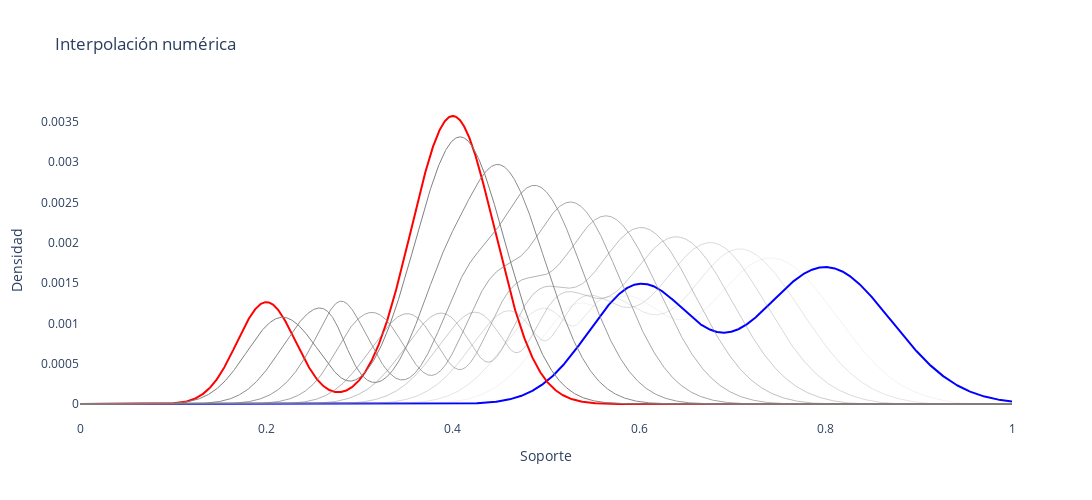

Here is the notebook cell this chart was saved with:
### Markdown cell above
### Interpolación de McCann

### Code cell
def numeric_interpolation(x, y, n_interpol=10):
    
    t = np.linspace(0, 1, num=len(x))
    M = ot.dist(t[:, np.newaxis], t[:, np.newaxis])
    A = np.vstack((x, y)).T

    fig = go.Figure()

    fig.add_trace(go.Scatter(x=t, y=x, mode='lines', line=dict(color='blue'), name='$p_x$'))
    fig.add_trace(go.Scatter(x=t, y=y, mode='lines', line=dict(color='red'), name='$p_y$'))

    for ponderator in np.linspace(0.1, 1, n_interpol):
        ott = ot.barycenter(A, M, 5*1e-4, [1 - ponderator, ponderator])
        fig.add_trace(go.Scatter(x=t, y=ott, mode='lines', line=dict(color='gray', width=1), opacity=ponderator))

    fig.update_layout(
        title='Interpolación numérica',
        xaxis_title='Soporte', yaxis_title='Densidad',
        height=500, width=1200,
        plot_bgcolor='white', paper_bgcolor='white',
        showlegend=False)
    fig.show()
    fig.write_image('images/ot/gmm_interpolation.pdf')

numeric_interpolation(gmm_x, gmm_y)

### Figure 1 — Plotly figure (JSON) as saved in the notebook; plotly's stock layout.template omitted (floating-point values rounded to 4 significant figures; data arrays with more than 128 entries replaced by an {"elided": "..."} marker saying what was removed)
{"data": [{"line": {"color": "blue"}, "mode": "lines", "name": "$p_x$", "type": "scatter", "x": {"elided": "2000 float values"}, "y": {"elided": "2000 float values"}}, {"line": {"color": "red"}, "mode": "lines", "name": "$p_y$", "type": "scatter", "x": {"elided": "2000 float values"}, "y": {"elided": "2000 float values"}}, {"line": {"color": "gray", "width": 1}, "mode": "lines", "opacity": 0.1, "type": "scatter", "x": {"elided": "2000 float values"}, "y": {"elided": "2000 float values"}}, {"line": {"color": "gray", "width": 1}, "mode": "lines", "opacity": 0.2, "type": "scatter", "x": {"elided": "2000 float values"}, "y": {"elided": "2000 float values"}}, {"line": {"color": "gray", "width": 1}, "mode": "lines", "opacity": 0.3, "type": "scatter", "x": {"elided": "2000 float values"}, "y": {"elided": "2000 float values"}}, {"line": {"color": "gray", "width": 1}, "mode": "lines", "opacity": 0.4, "type": "scatter", "x": {"elided": "2000 float values"}, "y": {"elided": "2000 float values"}}, {"line": {"color": "gray", "width": 1}, "mode": "lines", "opacity": 0.5, "type": "scatter", "x": {"elided": "2000 float values"}, "y": {"elided": "2000 float values"}}, {"line": {"color": "gray", "width": 1}, "mode": "lines", "opacity": 0.6, "type": "scatter", "x": {"elided": "2000 float values"}, "y": {"elided": "2000 float values"}}, {"line": {"color": "gray", "width": 1}, "mode": "lines", "opacity": 0.7, "type": "scatter", "x": {"elided": "2000 float values"}, "y": {"elided": "2000 float values"}}, {"line": {"color": "gray", "width": 1}, "mode": "lines", "opacity": 0.8, "type": "scatter", "x": {"elided": "2000 float values"}, "y": {"elided": "2000 float values"}}, {"line": {"color": "gray", "width": 1}, "mode": "lines", "opacity": 0.9, "type": "scatter", "x": {"elided": "2000 float values"}, "y": {"elided": "2000 float values"}}, {"line": {"color": "gray", "width": 1}, "mode": "lines", "opacity": 1, "type": "scatter", "x": {"elided": "2000 float values"}, "y": {"elided": "2000 float values"}}], "layout": {"height": 500, "paper_bgcolor": "white", "plot_bgcolor": "white", "showlegend": false, "title": {"text": "Interpolación numérica"}, "width": 1200, "xaxis": {"title": {"text": "Soporte"}}, "yaxis": {"title": {"text": "Densidad"}}}}
